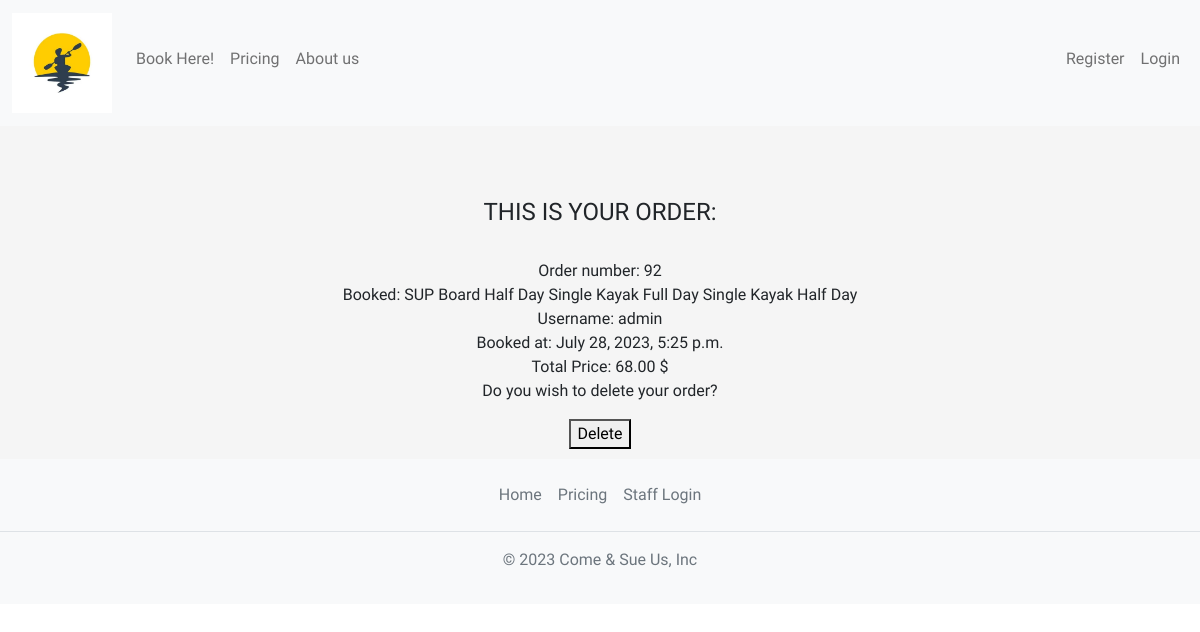
/order/92/, run on the app's committed database.
### home/models.py (models this page shows, shortened)
class OrderModel(models.Model):
    STATUS = (
        ('Awaiting Pickup', 'Awaiting Pickup'),
        ('Delivered', 'Delivered'),
    )
    user = models.ForeignKey(get_user_model(), on_delete=models.SET_NULL, null=True)
    created_on = models.DateTimeField(auto_now_add=True)
    price = models.DecimalField(max_digits=7, decimal_places=2)
    status = models.CharField(max_length=200, null=True, choices=STATUS)
    items = models.ManyToManyField(
        'Variant', related_name='order', blank=True)

class Variant(models.Model):
    name = models.CharField(max_length=100)
    description = models.TextField()
    image = models.ImageField(upload_to='variants_images/')
    price = models.DecimalField(max_digits=5, decimal_places=2)

### home/views.py (the view)
# urls.py: path('order/<int:pk>/', views.update_order, name='update-order'),
def update_order(request, pk):
    order = OrderModel.objects.get(pk=pk)
    if request.method == 'POST':
        order.delete()
        return redirect('profile')
    context = {
        'order': order,
    }
    return render(request, 'home/order_detail.html', context)

### home/templates/home/order_detail.html (shortened to what this page needs)
{% extends 'base.html' %}
{% block content %}
<div class="container text text-center mt-5">
    <div class="row">
        <div class="col">
            <div class="font-weight-bold">
                <br>
                <h4>This is your order:</h4>
                <br> Order number: {{order.pk}}
                <br> Booked:
                {% for item in order.items.all %}
                {{item.name}}
                {% endfor %}
                <br>Username: {{order.user}}
                <br>Booked at: {{order.created_on}}
                <br>Total Price: {{order.price}} $
            </div>
        </div>
        <form method="post" action="{% url 'update-order' order.pk %}">
            <p>Do you wish to delete your order?</p><button type='submit'> Delete </button>
        </form>
    </div>
</div>
    {% endblock content %}

### static/css/style.css (style rules this page uses)
html, body { height: calc(100vh - 100px); font-family: 'Days One', sans-serif; font-family: 'Kdam Thmor Pro', sans-serif; }
body { display: flex; flex-direction: column; position: relative; margin: 0; padding-bottom: 6rem; }
h1, h2, h3, h4, h5, h6 { text-transform: uppercase; }

### data on the page
OrderModel: pk "92", user "admin", created_on "July 28, 2023, 5:25 p.m.", price "68.00"
Variant: name "SUP Board Half Day"
Variant: name "Single Kayak Full Day"
Variant: name "Single Kayak Half Day"
